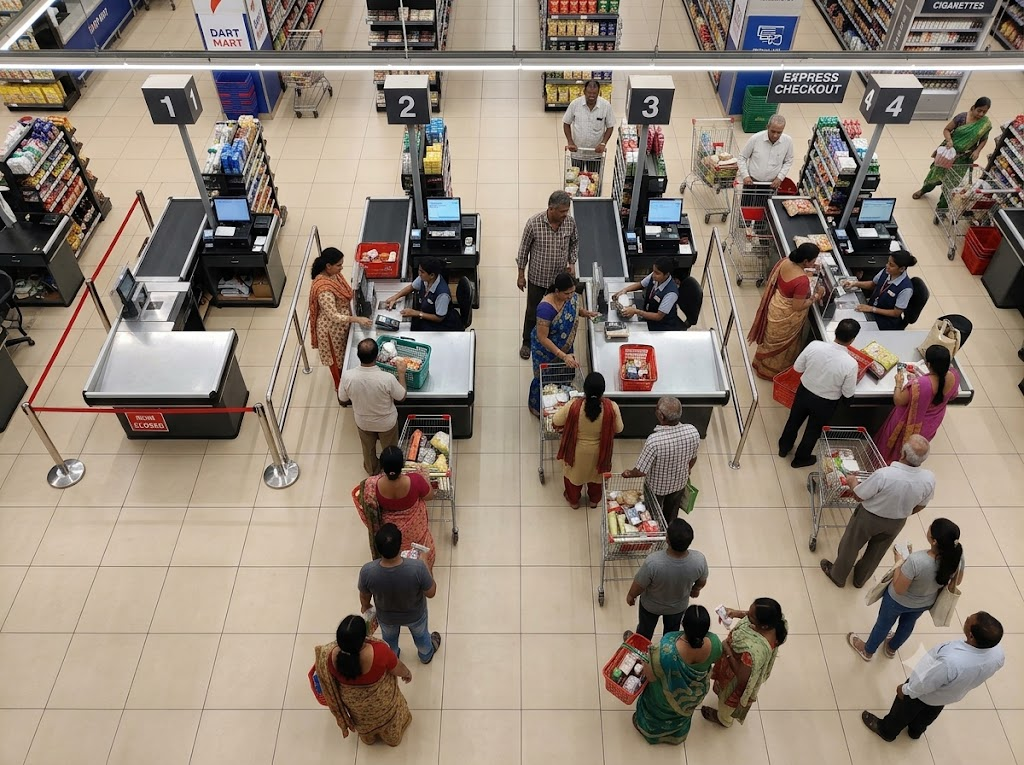
#> input picture hackathon queue/image.jpg, 1024 x 765 px
$ python main.py
#> lines starting #> are read from the running program, lines starting #| are printed output that depends on the picture; after the words box and inside, x2 and y2 are one past the last pixel; in counts of white or black regions, pixels touching at a corner belong together
import cv2
import json
import numpy as np

IMAGE_PATH = "image.jpg"
OUTPUT_FILE = "zones.json"

image = cv2.imread(IMAGE_PATH)
#> image is the input picture: shape (765, 1024, 3); mean B, G, R 119.3, 132.5, 146

if image is None:
    print(f"ERROR: Could not load {IMAGE_PATH}")
    raise SystemExit

zones = {}
points = []

current_zone_name = "counter_1_cashier"

ZONE_COLORS = {
    "cashier": (0, 0, 255),      # red
    "service": (0, 255, 255),    # yellow
    "queue": (0, 255, 0),        # green
}


def get_zone_color(zone_name):
    if "cashier" in zone_name:
        return ZONE_COLORS["cashier"]

    if "service" in zone_name:
        return ZONE_COLORS["service"]

    if "queue" in zone_name:
        return ZONE_COLORS["queue"]

    return (255, 255, 255)


def redraw():
    display = image.copy()

    # Draw all saved zones
    for zone_name, zone_points in zones.items():
        if len(zone_points) < 3:
            continue

        color = get_zone_color(zone_name)

        polygon = np.array(zone_points, dtype=np.int32)

        cv2.polylines(
            display,
            [polygon],
            isClosed=True,
            color=color,
            thickness=2
        )

        # Put zone name near first vertex
        x, y = zone_points[0]

        cv2.putText(
            display,
            zone_name,
            (x, y - 8),
            cv2.FONT_HERSHEY_SIMPLEX,
            0.45,
            color,
            1,
            cv2.LINE_AA
        )

    # Draw current polygon being edited
    color = get_zone_color(current_zone_name)

    for point in points:
        cv2.circle(
            display,
            tuple(point),
            5,
            color,
            -1
        )

    if len(points) > 1:
        for i in range(len(points) - 1):
            cv2.line(
                display,
                tuple(points[i]),
                tuple(points[i + 1]),
                color,
                2
            )

    cv2.putText(
        display,
        f"Drawing: {current_zone_name}",
        (20, 30),
        cv2.FONT_HERSHEY_SIMPLEX,
        0.7,
        (255, 255, 255),
        2,
        cv2.LINE_AA
    )
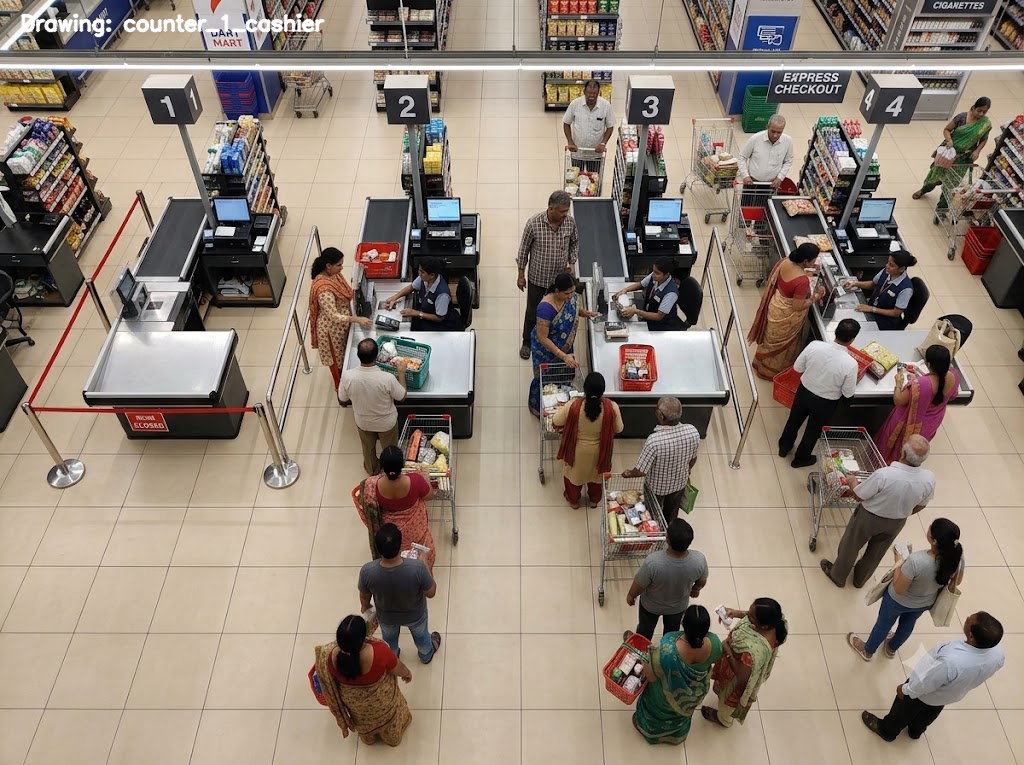
#> display: shape (765, 1024, 3); 0.43% of pixels changed, all inside (x1, y1, x2, y2) = (20, 13, 326, 38)

    return display


def mouse_callback(event, x, y, flags, param):
    if event == cv2.EVENT_LBUTTONDOWN:

        points.append([x, y])

        print(f"Point added: ({x}, {y})")


cv2.namedWindow(
    "Zone Calibration",
    cv2.WINDOW_NORMAL
)

cv2.setMouseCallback(
    "Zone Calibration",
    mouse_callback
)

print("""
ZONE CALIBRATION TOOL
---------------------

Left Click : Add polygon point

ENTER      : Finish/save current zone
N          : Enter next zone name
C          : Clear current polygon
U          : Undo last point
D          : Delete current saved zone
S          : Save zones.json
Q          : Quit

Recommended naming:

counter_1_cashier
counter_1_service
counter_1_queue
...
""")

while True:

    display = redraw()

    cv2.imshow(
        "Zone Calibration",
        display
    )

    key = cv2.waitKey(30) & 0xFF
#> (key q is pressed here)

    # New zone
    if key == ord("n"):

        zone_name = input(
            "Enter zone name: "
        ).strip()

        if zone_name:
            current_zone_name = zone_name
            points.clear()

            print(
                f"Now drawing: {current_zone_name}"
            )

    # Finish polygon
    elif key == 13:

        if len(points) >= 3:

            zones[current_zone_name] = points.copy()

            print(
                f"Saved {current_zone_name} "
                f"with {len(points)} points"
            )

            points.clear()

        else:
            print(
                "Need at least 3 points!"
            )

    # Clear current points
    elif key == ord("c"):

        points.clear()

        print(
            "Current polygon cleared."
        )

    # Undo last point
    elif key == ord("u"):

        if points:
            removed = points.pop()

            print(
                f"Removed point: {removed}"
            )

    # Delete saved zone
    elif key == ord("d"):

        if current_zone_name in zones:

            del zones[current_zone_name]

            print(
                f"Deleted saved zone: "
                f"{current_zone_name}"
            )

        points.clear()

    # Save JSON
    elif key == ord("s"):

        with open(
            OUTPUT_FILE,
            "w"
        ) as f:

            json.dump(
                zones,
                f,
                indent=4
            )

        print(
            f"Saved {len(zones)} zones "
            f"to {OUTPUT_FILE}"
        )

    # Quit
    elif key == ord("q"):
        break


cv2.destroyAllWindows()

$ run again, with hackathon queue/frame3.jpg copied over hackathon queue/image.jpg
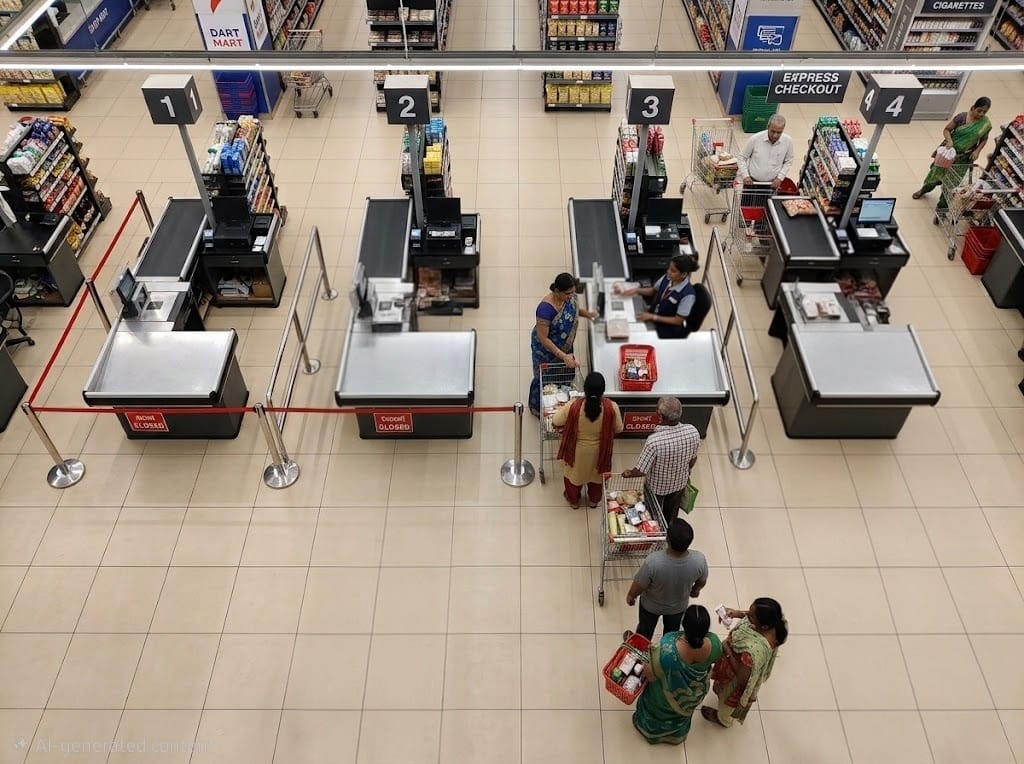
#> input picture hackathon queue/frame3.jpg, 1024 x 764 px
#> image is the input picture: shape (764, 1024, 3); mean B, G, R 128.8, 142.8, 156.7
#> in redraw, `cv2.putText( display, f"Drawing: {current_zone_name}", (20, 30), cv2.F..`:
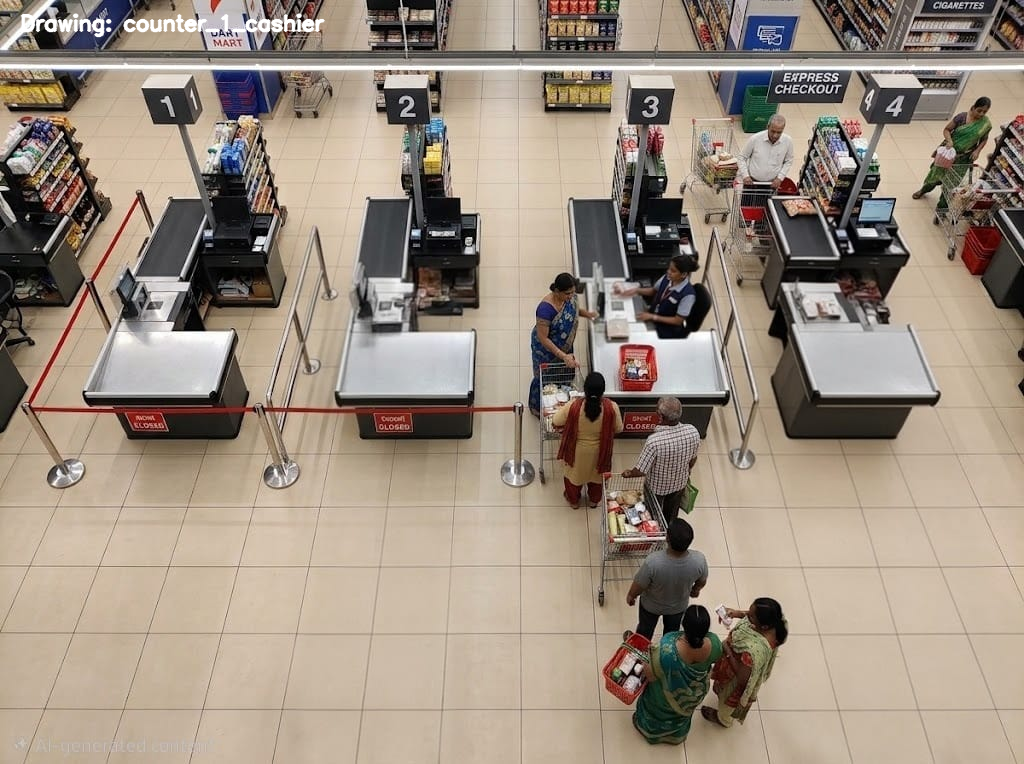
#> display: shape (764, 1024, 3); 0.44% of pixels changed, all inside (x1, y1, x2, y2) = (20, 13, 326, 38)
